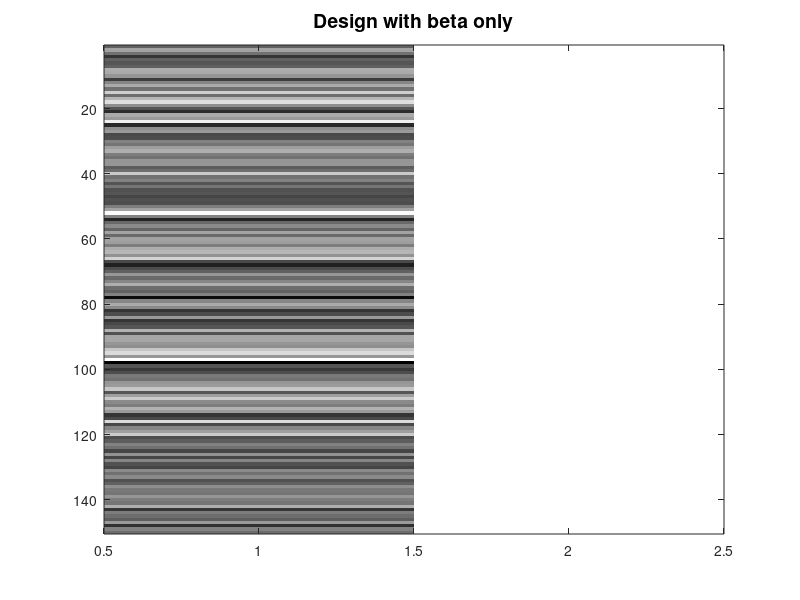
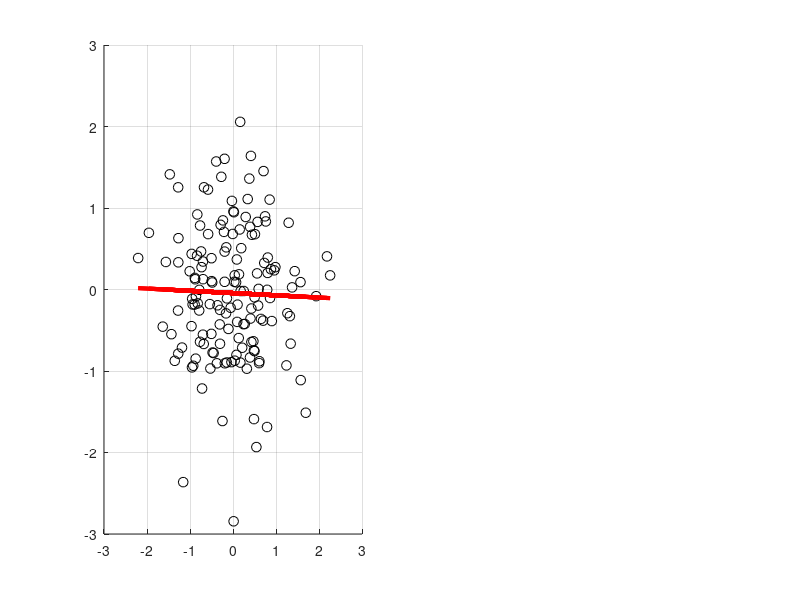

Source code (MATLAB) for these figures, in order: (Note: this script raises an error after producing the figures.)
%% How to model data for beta series correlations
% Typically, one makes a design matrix with n trials to get n+1 beta maps
% (the n trials plus the model adjusted mean). Next, from those n maps, one
% reads the data in a ROI to create a vector a beta values. Finally, that 
% vector is used as input in a new deisgn matrix and ones regress on the n
% beta maps, ie that tells us from the ROI, which other voxels show that 
% same trial to trial variance - which is an indication of functional 
% connectivity (ie when this voxel changes the other one changes too).

%%% *What is this illustration about*
% the goal is to show that, if differences exist between conditions
% then it must be accounted for in the analysis ; this is what is done
% in PPI analyses and this must be computed as well for beta series

%% _let's simulate dome data_
%%% generate 50 beta for 3 conditions and 3 ROI
A = randn(150,3);

% for the sake of the simulation make sure the ROI correlations are close
% to zero by applying a Gram-Smidt orthogonalization 
% <http://web.mit.edu/18.06/www/Essays/gramschmidtmat.pdf>

[m,n]=size(A);
Q=zeros(m,n);
R=zeros(n,n);
for j=1:n
    v=A(:,j);
    for i=1:j-1
        R(i,j)=Q(:,i)'*A(:,j);
        v=v-R(i,j)*Q(:,i);
    end
R(j,j)=norm(v);
Q(:,j)=v/R(j,j);
end

%% conduct a beta series correlations as a single condition
% if no correlation, p non significant

Q = (Q.*10) + randn(150,3)./10; % rescale and add noise
Y = Q(:,[2 3]); % the data to regress on (would be other voxels of the brain)
X = [Q(:,1) ones(150,1)]; % our ROI (ie we extract betas per trial in that ROI);
figure; tmp = zscore(X(:,1)); imagesc([tmp/max(tmp) X(:,2)]); 
colormap('gray'); title('Design with beta only','FontSize',14);
Beta = pinv(X)*Y; % now solve the regression
Yhat = X*Beta; Res = Y-Yhat;
var = diag(Res'*Res) / (length(Y)-rank(X));

figure; subplot(1,2,1); scatter(Q(:,1),Y(:,1),50,'k'); hold on
plot(Q(:,1),Yhat(:,1),'r','LineWidth',3); grid on
t = Beta(1,1) / sqrt(var(1)*([1 0]*inv(X'*X)*[1 0]'));
p= 1-spm_Tcdf(t, (size(Y,1)-rank(X)));
mytitle = sprintf('ROI1 to 2 beta=%g \n t=%g p=%g',Beta(1,1),t,p);
title(mytitle,'FontSize',14);

subplot(1,2,2); scatter(Q(:,1),Y(:,2),50,'k'); hold on
plot(Q(:,1),Yhat(:,2),'r','LineWidth',3); grid on
t = Beta(1,2) / sqrt(var(2)*([1 0]*inv(X'*X)*[1 0]'));
p= 1-spm_Tcdf(t, (size(Y,1)-rank(X)));
mytitle = sprintf('ROI1 to 2 beta=%g \n t=%g p=%g',Beta(1,1),t,p);
title(mytitle,'FontSize',14);

%% conduct a beta series correlations with 3 conditions
% imagine that, on average, cond1 > cond2 > cond3 in ROI 1 and ROI 2 
% but all equal in ROI 3

Q(51:100,[1 2]) = Q(51:100,[1 2]) + 2;
Q(101:150,[1 2]) = Q(101:150,[1 2]) + 4;
 
%%% _let's now recompute without the conditions_
Y = Q(:,[2 3]); 
X = [Q(:,1) ones(150,1)]; 
figure; tmp = zscore(X(:,1)); imagesc([tmp/max(tmp) X(:,2)]); 
colormap('gray'); title('Design with beta only','FontSize',14);
Beta = pinv(X)*Y;
Yhat = X*Beta; Res = Y-Yhat;
var = diag(Res'*Res) / (length(Y)-rank(X));

% here we have a problem - the regression is significant, yet it shouldn't
% because the trial to trial variance is the same
figure; subplot(1,2,1); scatter(Q(:,1),Y(:,1),50,'k'); hold on
plot(Q(:,1),Yhat(:,1),'r','LineWidth',3); grid on
t = Beta(1,1) / sqrt(var(1)*([1 0]*inv(X'*X)*[1 0]'));
p= 1-spm_Tcdf(t, (size(Y,1)-rank(X)));
mytitle = sprintf('ROI1 to 2 beta=%g \n t=%g p=%g',Beta(1,1),t,p);
title(mytitle,'FontSize',14);

subplot(1,2,2); scatter(Q(:,1),Y(:,2),50,'k'); hold on
plot(Q(:,1),Yhat(:,2),'r','LineWidth',3); grid on
t = Beta(1,2) / sqrt(var(2)*([1 0]*inv(X'*X)*[1 0]'));
p= 1-spm_Tcdf(t, (size(Y,1)-rank(X)));
mytitle = sprintf('ROI1 to 2 beta=%g \n t=%g p=%g',Beta(1,1),t,p);
title(mytitle,'FontSize',14);

%%% _let's now recompute with the conditions_
% the design matrix for conditions is
Xcond = kron(eye(3),ones(50,1));
X = [Xcond Q(:,1) ones(150,1)]; 
figure; tmp = zscore(X(:,4)); imagesc([X(:,[1:3]) tmp/max(tmp) X(:,end)]); 
colormap('gray'); title('Design with condition and beta series','FontSize',14);
Beta = pinv(X)*Y;
Yhat = X*Beta;
Res = Y-Yhat;
var = diag(Res'*Res) / (length(Y)-rank(X));
C = [0 0 0 1 0];

% now that's fine, the counfound variable have been removed
figure; subplot(1,2,1); scatter(Q(:,1),Y(:,1),50,'k'); hold on
plot(Q(:,1),Yhat(:,1),'r','LineWidth',3); grid on
t = C*Beta(:,1) / sqrt(var(1)*(C*pinv(X'*X)*C'));
p= 1-spm_Tcdf(t, (size(Y,1)-rank(X)));
mytitle = sprintf('ROI1 to 2 beta=%g \n t=%g p=%g',Beta(4,1),t,p);
title(mytitle,'FontSize',14);

subplot(1,2,2); scatter(Q(:,1),Y(:,2),50,'k'); hold on
plot(Q(:,1),Yhat(:,2),'r','LineWidth',3); grid on
t = C*Beta(:,2) / sqrt(var(2)*(C*pinv(X'*X)*C'));
p= 1-spm_Tcdf(t, (size(Y,1)-rank(X)));
mytitle = sprintf('ROI1 to 2 beta=%g \n t=%g p=%g',Beta(4,2),t,p);
title(mytitle,'FontSize',14);


